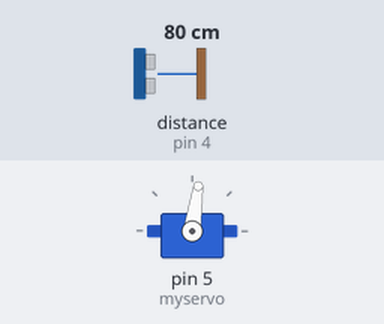
The sketch below on a simulated Arduino Uno, built with avr-gcc and run on an emulated ATmega328P. On the bench: servo. Wiring (inferred from the names in the program): ultrasonic range finder: trigger pin 3; echo pin 4. The test bench sets the inputs (shaded band); at power-on: distance to the obstacle (sensor on pin 4) 80 cm. The echo pulse lasts 58.3 µs per cm; what the sketch prints to the serial monitor is not drawn.

Above: at 1.2 s.
1.3 s: distance to the obstacle (sensor on pin 4) set to 299 cm
At 2.3 s:
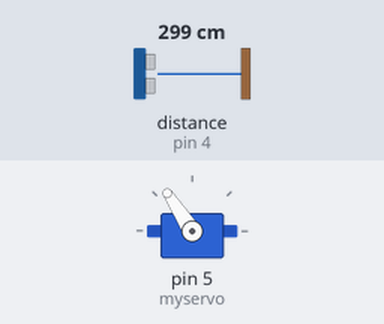
4.3 s: distance to the obstacle (sensor on pin 4) set to 2 cm
At 5.4 s:
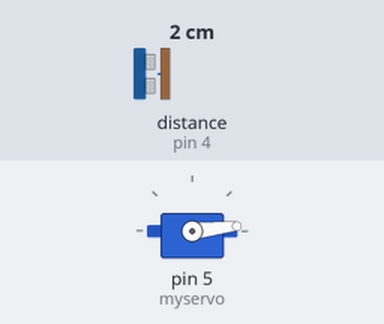
7.3 s: distance to the obstacle (sensor on pin 4) set to 250 cm
10.3 s: distance to the obstacle (sensor on pin 4) set to 4 cm
At 11.4 s:
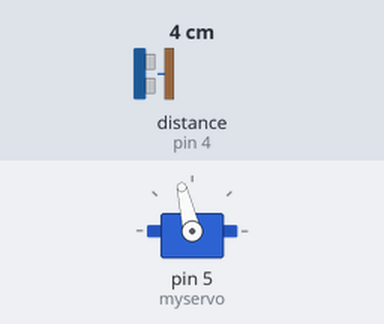
Timing chart, 0 to 14.3 s (numbered marks = the images above; inputs shaded):
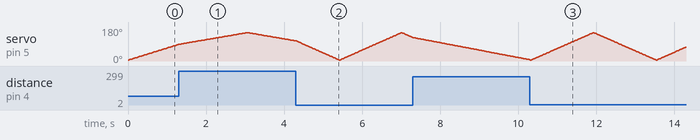

The sketch:

Servomotor.ino
```cpp
#include <Servo.h>

int trigPin = 3;
int echoPin = 4;
int distance;
int duration;
Servo myservo;

int distances() {
  digitalWrite(trigPin, LOW);
  delayMicroseconds(2);
  digitalWrite(trigPin, HIGH);
  delayMicroseconds(10);
  digitalWrite(trigPin, LOW);
  duration = pulseIn(echoPin, HIGH);
  distance = duration * 0.034 / 2;
  return distance;  // ✅ Return distance
}

void setup() {
  pinMode(trigPin, OUTPUT);
  pinMode(echoPin, INPUT);
  myservo.attach(5);
  Serial.begin(9600);
}

void loop() {
  int i;

  // ✅ Servo moves from 15° to 165° (forward sweep)
  for (i = 5; i <= 150; i++) {
    myservo.write(i);
    delay(10);  // Reduce delay to speed up movement
    distance = distances();  // ✅ Store the returned value

    Serial.print(i);      // Print angle
    Serial.print(",");
    Serial.print(distance);  // Print distance
    Serial.print(".");
  }

  // ✅ Servo moves from 165° back to 15° (reverse sweep)
  for (i = 150; i >=5; i--) {
    myservo.write(i);
    delay(10);
    distance = distances();  // ✅ Store the returned value

    Serial.print(i);
    Serial.print(",");
    Serial.print(distance);
    Serial.print(".");
  }
}
```
